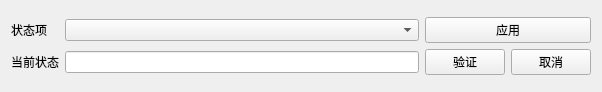
<?xml version="1.0" encoding="UTF-8"?>
<ui version="4.0">
 <class>StateMachineInterface</class>
 <widget class="QWidget" name="StateMachineInterface">
  <property name="geometry">
   <rect>
    <x>0</x>
    <y>0</y>
    <width>602</width>
    <height>92</height>
   </rect>
  </property>
  <property name="windowTitle">
   <string>Form</string>
  </property>
  <layout class="QVBoxLayout" name="verticalLayout">
   <item>
    <layout class="QGridLayout" name="gridLayout_3">
     <item row="2" column="1">
      <widget class="QComboBox" name="combo_box_sm_available_actions"/>
     </item>
     <item row="4" column="3">
      <widget class="QPushButton" name="push_button_sm_cancel">
       <property name="text">
        <string>取消</string>
       </property>
      </widget>
     </item>
     <item row="4" column="2">
      <widget class="QPushButton" name="push_button_sm_approve">
       <property name="text">
        <string>验证</string>
       </property>
      </widget>
     </item>
     <item row="2" column="0">
      <widget class="QLabel" name="label_sm_actions">
       <property name="text">
        <string>状态项</string>
       </property>
      </widget>
     </item>
     <item row="4" column="0">
      <widget class="QLabel" name="label_sm_current_state">
       <property name="text">
        <string>当前状态</string>
       </property>
      </widget>
     </item>
     <item row="4" column="1">
      <widget class="QLineEdit" name="line_edit_sm_current_state">
       <property name="readOnly">
        <bool>true</bool>
       </property>
      </widget>
     </item>
     <item row="2" column="2" colspan="2">
      <widget class="QPushButton" name="push_button_sm_apply">
       <property name="text">
        <string>应用</string>
       </property>
      </widget>
     </item>
    </layout>
   </item>
  </layout>
 </widget>
 <resources/>
 <connections/>
</ui>
